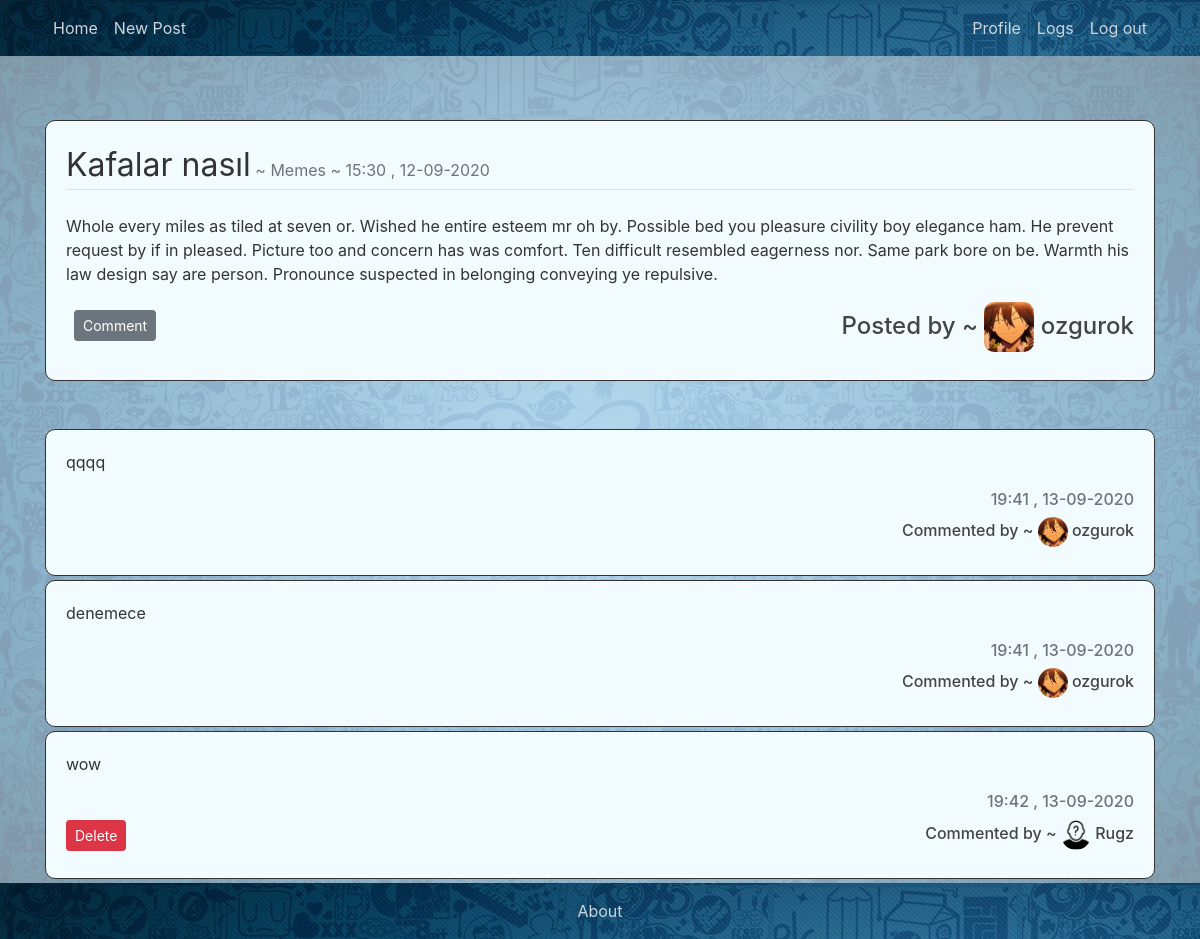
Page /post/3 (signed in) on the committed database.
### flaskblog/models.py (models this page shows, shortened)
@dataclass
class Post(db.Model):
    id:int
    title:str
    category:str
    author_username:str
    content:str
    def get_time():
        return (datetime.utcnow() + timedelta(hours=3))
    id = db.Column(db.Integer, primary_key=True)
    title = db.Column(db.String(100), nullable=False)
    category = db.Column(db.String, nullable=False)
    date_posted = db.Column(db.DateTime, nullable=False, default=get_time)
    content = db.Column(db.Text, nullable=False)
    user_id = db.Column(db.Integer, db.ForeignKey('user.id'), nullable=False)
    author_username = db.Column(db.Text, nullable=False)
    comments = db.relationship('Comment', backref='commented_post', lazy='dynamic')

@dataclass
class User(db.Model, UserMixin):
    id:int
    username:str
    facebook:str
    twitter:str
    id = db.Column(db.Integer, primary_key=True)
    username = db.Column(db.String(20), unique=True, nullable=False)
    password = db.Column(db.String(60), nullable=False)
    image_file = db.Column(db.String(20), nullable=False, default='default.jpg')
    facebook = db.Column(db.String(30), nullable=False, default='You haven\'t set your facebook adress ')
    twitter = db.Column(db.String(30), nullable=False, default='You haven\'t set your twitter adress ')
    posts = db.relationship('Post', backref='author', lazy='dynamic')
    comments = db.relationship('Comment', backref='commenter', lazy='dynamic')

@dataclass
class Comment(db.Model):
    def get_time():
        return (datetime.utcnow() + timedelta(hours=3))
    id = db.Column(db.Integer, primary_key=True)
    date_posted = db.Column(db.DateTime, nullable=False, default=get_time)
    content = db.Column(db.Text, nullable=False)
    post_id = db.Column(db.Integer, db.ForeignKey('post.id'), nullable=False)
    user_id = db.Column(db.Integer, db.ForeignKey('user.id'), nullable=False)

### flaskblog/routes.py (the view)
@app.route("/post/<int:post_id>", methods=['GET','POST'])
def post(post_id):
    post = Post.query.get_or_404(post_id)
    return render_template('post.html', title=post.title, post=post)

### flaskblog/models.py (called while the page is built)
@login_manager.user_loader
def load_user(user_id):
    return User.query.get(int(user_id))

### flaskblog/templates/post.html (shortened to what this page needs)
{% extends "layout.html" %}
{% block content %}
    <div class='boxy mb-5 mt-5'>
        <div class='border-bottom mb-4'>
            <a style="font-size: xx-large">{{post.title}}</a>
            <p class='text-muted' style="display: inline;">  ~  {{post.category}}</p>
            <p class="text-muted" style="display: inline;">  ~  {{post.date_posted.strftime("%H:%M , %d-%m-%Y")}}</p>
        </div>
        {% for para in post.content.split('\n') %}
            <p>{{ para }}</p>
        {% endfor %}
        <div style="overflow: hidden;">
          <a class='btn btn-secondary btn-sm m-2' style="float: left" href="{{ url_for('comment_post',post_id=post.id) }}">Comment</a>
          <h4 style="float: right">Posted by ~ <img src="{{ url_for('static',filename='profile_pics/' + post.author.image_file) }}" style="width: 50px; border-radius: 10px"> {{post.author.username}}</h4>
        </div>
    </div>
    {% for comment in post.comments %}
      <div class='boxy mb-1 mt-1'>
        <p>{{comment.content}}</p>
        <h6 class='text-muted' align='right'>{{comment.date_posted.strftime("%H:%M , %d-%m-%Y")}}</h6>
        <div style="overflow: hidden;">
          {% if comment.commenter == current_user %}
            <button type="button" class="btn btn-danger btn-sm" style="float: left" data-toggle="modal" data-target="#deleteCommentModal">Delete</button>
          {% endif %}
          <h6 style="float: right;">Commented by ~ <img src="{{ url_for('static',filename='profile_pics/' + comment.commenter.image_file) }}" style="width: 30px; border-radius: 20px"> {{comment.commenter.username}}</h6>
        </div>
      </div>
    {% endfor %}
{% endblock content %}

### flaskblog/static/main.css (style rules this page uses)
body { color: #333333; min-height: 100vh; display: flex; flex-direction: column; margin: 0; }
h1, h2, h3, h4, h5, h6 { color: #444444; }
.boxy { border-radius: 10px; border-style:solid; background-color:rgb(242, 251, 253); border-width: 1px; padding: 20px; margin-bottom: 30px; }

### rows in the picture
Post: title "Kafalar nasıl", category "Memes", date_posted "15:30 , 12-09-2020", content "Whole every miles as tiled at seven or. Wished he entire esteem mr oh by. Possible bed you pleasure civility boy elegance ham. He prevent request by if in pleased. Picture too and concern has was comfort. Ten difficult resembled eagerness nor. Same park bore on be. Warmth his law design say are person. Pronounce suspected in belonging conveying ye repulsive."
User: image_file (picture), author.username "ozgurok"
Comment: content "qqqq", date_posted "19:41 , 13-09-2020", image_file (picture), commenter.username "ozgurok"
Comment: content "denemece", date_posted "19:41 , 13-09-2020", image_file (picture), commenter.username "ozgurok"
Comment: content "wow", date_posted "19:42 , 13-09-2020", shows "Delete", image_file (placeholder picture), commenter.username "Rugz"
